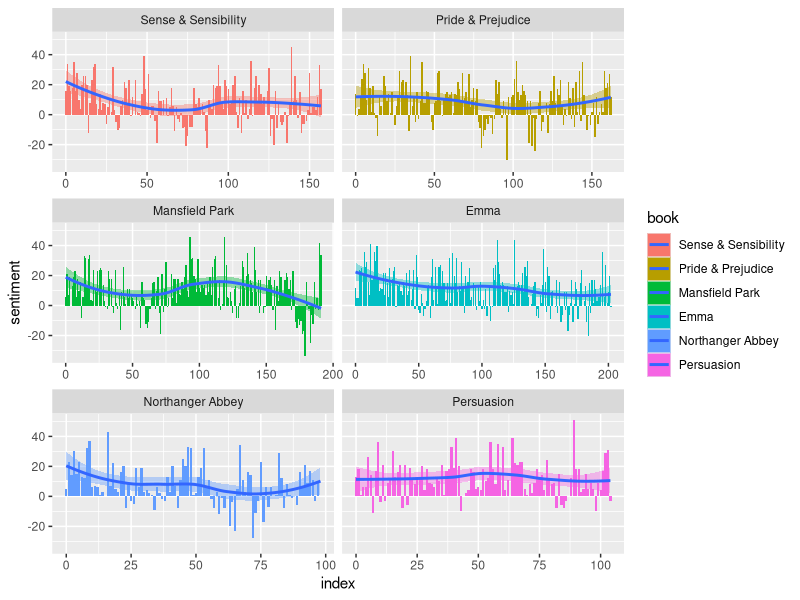

Write R code to recreate this figure.
## ---- chunk 1
library(tidytext)       # text mining and sentiment analysis functions
library(janeaustenr)    # collection of the Jane Austen novels
library(dplyr)          # data manipulation functions
library(tidyr)          # format data table for sentiment analysis
library(ggplot2)        # graphically displays our results
## ---- chunk 2
books <- austen_books() %>%
  group_by(book) %>%
  mutate(linenumber = row_number()) %>%
  ungroup()

head(books, 20)
## ---- chunk 3
books_by_words <- unnest_tokens(books, word, text)

head(books_by_words)
## ---- chunk 4
janeaustensentiment <- books_by_words %>%
  inner_join(get_sentiments("bing"), by = "word") %>% 
  count(book, index = linenumber %/% 80, sentiment) %>% 
  spread(sentiment, n, fill = 0) %>% 
  mutate(sentiment = positive - negative)

head(janeaustensentiment, 20)

## ---- chunk 5
ggplot(janeaustensentiment, aes(index, sentiment, fill = book)) +
  geom_bar(stat = "identity", show.legend = TRUE) +
  facet_wrap(~book, ncol = 2, scales = "free_x") +
  geom_smooth()
